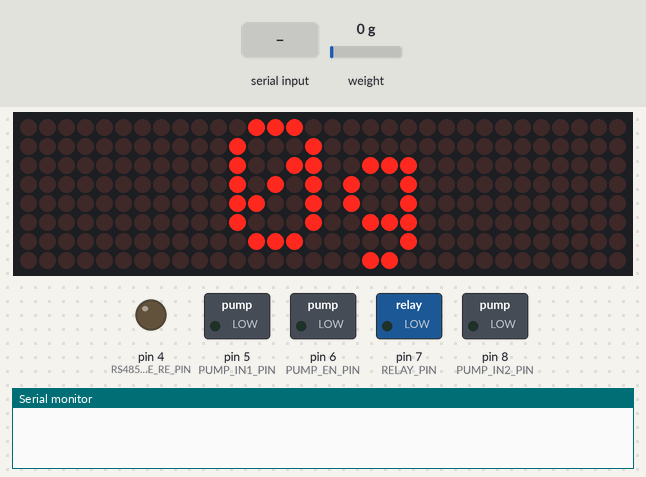
Bench run of a sketch on a simulated Arduino Uno, built with avr-gcc and run on an emulated ATmega328P. On the bench: 32×8 LED matrix, switched loads named in the sketch (green lamp = pin HIGH), output pins drawn as LEDs (lit = HIGH), the last lines printed to the serial monitor. Inputs (shaded band) come from the test bench; at power-on: weight on the scale 0 g.

Above: at 3.2 s.
3.3 s: "ON\n" received over Serial
At 3.6 s:
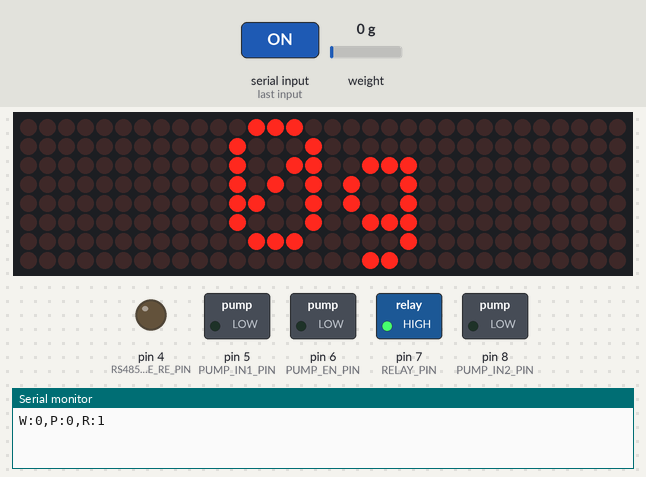
4.8 s: weight on the scale set to 100 g
At 5.15 s:
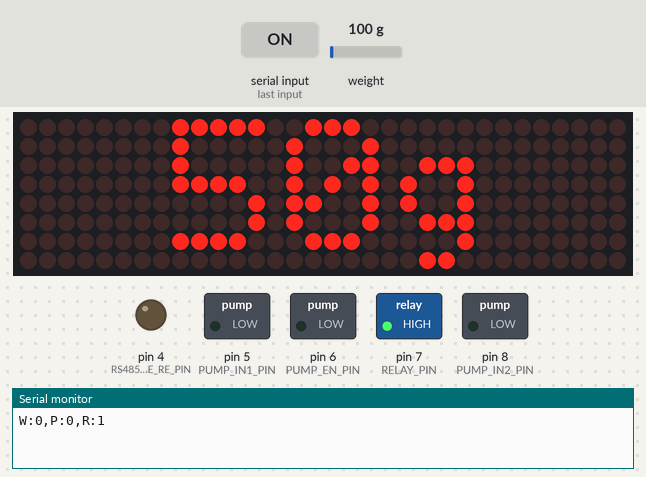
6.8 s: weight on the scale set to 1250 g
At 6.95 s:
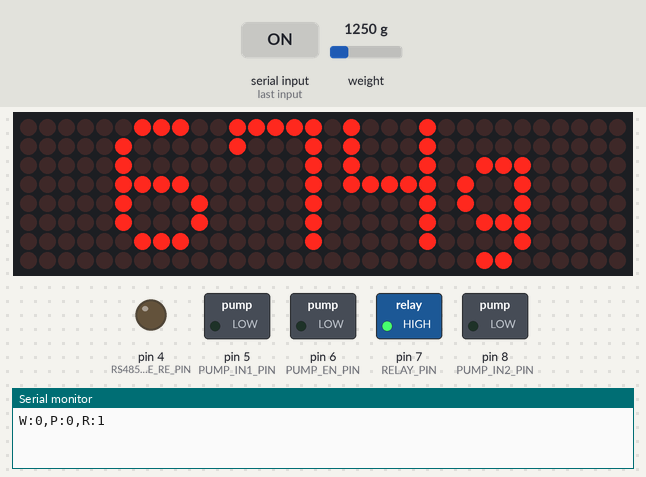
8.3 s: weight on the scale set to 2500 g
At 12.5 s:
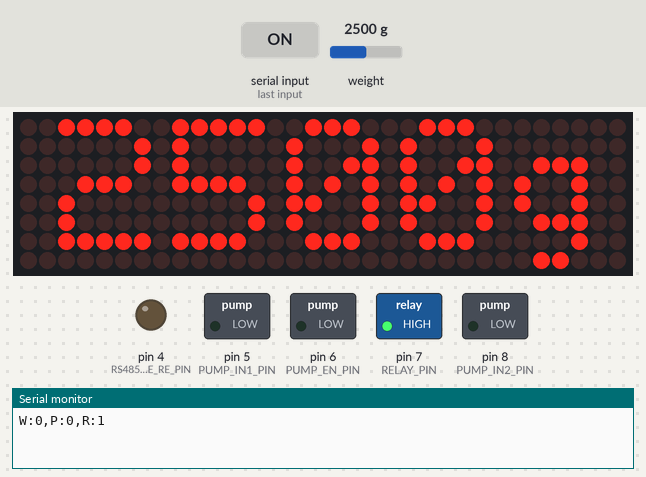
Timing chart, 0 to 12.7 s (numbered marks = the images above; inputs shaded):
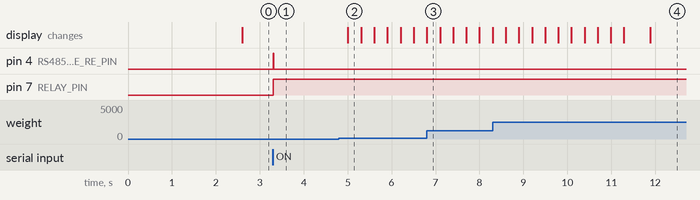

Measured:
- after the input at 3.3 s, pin 4 (RS485_DE_RE_PIN): LOW → HIGH at once, → LOW 0.01 s later; pin 7 (RELAY_PIN): LOW → HIGH at once
- after the input at 4.8 s, the display: changes after 0.21 s (image 2)

The sketch:

arduino_uno.ino
```cpp
/*
 * Smart Water Weighing System - Arduino Uno node
 * HX711 load cell, FC16 dot matrix, L298N pump driver, optional relay,
 * RS485 link to the ESP8266 node (the ESP8266 is the bus master).
 *
 * Libraries: HX711 (Bogdan Necula), MD_Parola, MD_MAX72XX
 * Disconnect the RS485 module from pins 0 and 1 while uploading.
 */

#include <SPI.h>
#include <stdio.h>
#include <stdlib.h>
#include <string.h>
#include <HX711.h>
#include <MD_Parola.h>
#include <MD_MAX72XX.h>

#define HX_DT_PIN        3
#define HX_SCK_PIN       2
#define MATRIX_CS_PIN    10
#define MATRIX_MODULES   4
#define PUMP_EN_PIN      6
#define PUMP_IN1_PIN     5
#define PUMP_IN2_PIN     8
#define RELAY_PIN        7
#define RS485_DE_RE_PIN  4

#define CAL_FACTOR       2280.0f
#define BUS_BAUD         9600
#define SAMPLE_MS        200UL
#define SENSOR_STALE_MS  2000UL
#define NOTICE_MS        2000UL
#define PUMP_TIMEOUT_MS  120000UL
#define MAX_TARGET_ML    5000

MD_Parola display(MD_MAX72XX::FC16_HW, MATRIX_CS_PIN, MATRIX_MODULES);
HX711 scale;

static float weight = 0;
static bool haveReading = false;
static bool tared = false;
static unsigned long lastReadingAt = 0;

static bool pumpRunning = false;
static float pumpStartWeight = 0;
static int targetMl = 0;
static unsigned long pumpStartedAt = 0;

static bool relayOn = false;

static char noticeText[8];
static unsigned long noticeAt = 0;
static bool noticeActive = false;

static char shown[12] = "";
static char busLine[24];
static uint8_t busLen = 0;

static void show(const char *text) {
  if (strcmp(text, shown) == 0) return;
  strncpy(shown, text, sizeof(shown) - 1);
  shown[sizeof(shown) - 1] = '\0';
  display.setTextAlignment(PA_CENTER);
  display.print(text);
}

static void setNotice(const char *text) {
  strncpy(noticeText, text, sizeof(noticeText) - 1);
  noticeText[sizeof(noticeText) - 1] = '\0';
  noticeAt = millis();
  noticeActive = true;
}

static bool sensorOk(void) {
  return haveReading && (millis() - lastReadingAt < SENSOR_STALE_MS);
}

static void startPump(int ml) {
  targetMl = ml;
  pumpStartWeight = weight;
  pumpStartedAt = millis();
  pumpRunning = true;
  digitalWrite(PUMP_IN1_PIN, HIGH);
  digitalWrite(PUMP_IN2_PIN, LOW);
  digitalWrite(PUMP_EN_PIN, HIGH);
}

static void stopPump(bool finished, const char *message) {
  digitalWrite(PUMP_EN_PIN, LOW);
  digitalWrite(PUMP_IN1_PIN, LOW);
  digitalWrite(PUMP_IN2_PIN, LOW);
  if (pumpRunning && message != NULL) setNotice(message);
  pumpRunning = false;
  if (finished) targetMl = 0;
}

static void readScale(void) {
  if (haveReading && millis() - lastReadingAt < SAMPLE_MS) return;
  if (!scale.is_ready()) return;

  if (!tared) {
    scale.tare(10);
    tared = true;
  }

  float w = scale.get_units(1);
  if (!haveReading) {
    weight = w;
    haveReading = true;
  } else {
    weight += (w - weight) * 0.5f;
  }
  lastReadingAt = millis();
}

static void checkPump(void) {
  if (!pumpRunning) return;

  if (!sensorOk()) {
    stopPump(false, "FAIL");
  } else if (weight - pumpStartWeight >= targetMl) {
    stopPump(true, "DONE");
  } else if (millis() - pumpStartedAt > PUMP_TIMEOUT_MS) {
    stopPump(false, "FAIL");
  }
}

static void updateDisplay(void) {
  char buf[12];

  if (noticeActive) {
    if (millis() - noticeAt < NOTICE_MS) {
      show(noticeText);
      return;
    }
    noticeActive = false;
  }

  if (!sensorOk()) {
    show("ERR");
    return;
  }

  if (pumpRunning) {
    int left = targetMl - (int)(weight - pumpStartWeight);
    if (left < 0) left = 0;
    snprintf(buf, sizeof(buf), "%dml", left);
  } else {
    int grams = (int)(weight + 0.5f);
    if (grams < 0) grams = 0;
    if (grams > 9999) grams = 9999;
    snprintf(buf, sizeof(buf), "%dg", grams);
  }
  show(buf);
}

static void sendStatus(void) {
  char out[32];
  int grams = -1;

  if (sensorOk()) {
    grams = (int)(weight + 0.5f);
    if (grams < 0) grams = 0;
  }

  snprintf(out, sizeof(out), "W:%d,P:%d,R:%d\n", grams, pumpRunning ? 1 : 0, relayOn ? 1 : 0);

  digitalWrite(RS485_DE_RE_PIN, HIGH);
  delayMicroseconds(200);
  Serial.print(out);
  Serial.flush();
  delay(1);
  digitalWrite(RS485_DE_RE_PIN, LOW);
}

static void handleCommand(const char *cmd) {
  if (strcmp(cmd, "ON") == 0) {
    relayOn = true;
    digitalWrite(RELAY_PIN, HIGH);
  } else if (strcmp(cmd, "OFF") == 0) {
    relayOn = false;
    digitalWrite(RELAY_PIN, LOW);
  } else if (strcmp(cmd, "STOP") == 0) {
    stopPump(false, NULL);
  } else if (strncmp(cmd, "ML:", 3) == 0) {
    int ml = atoi(cmd + 3);
    if (!pumpRunning && sensorOk() && ml > 0 && ml <= MAX_TARGET_ML) startPump(ml);
  } else if (strcmp(cmd, "R") != 0) {
    return;
  }
  sendStatus();
}

static void pollBus(void) {
  while (Serial.available() > 0) {
    char c = (char)Serial.read();
    if (c == '\n') {
      busLine[busLen] = '\0';
      if (busLen > 0) handleCommand(busLine);
      busLen = 0;
    } else if (c >= 32 && c <= 126) {
      if (busLen < sizeof(busLine) - 1) busLine[busLen++] = c;
      else busLen = 0;
    }
  }
}

void setup() {
  pinMode(RS485_DE_RE_PIN, OUTPUT);
  digitalWrite(RS485_DE_RE_PIN, LOW);

  pinMode(PUMP_EN_PIN, OUTPUT);
  pinMode(PUMP_IN1_PIN, OUTPUT);
  pinMode(PUMP_IN2_PIN, OUTPUT);
  pinMode(RELAY_PIN, OUTPUT);
  digitalWrite(RELAY_PIN, LOW);
  stopPump(false, NULL);

  Serial.begin(BUS_BAUD);

  display.begin();
  display.setIntensity(5);
  display.displayClear();
  show("READY");

  scale.begin(HX_DT_PIN, HX_SCK_PIN);
  scale.set_scale(CAL_FACTOR);
  lastReadingAt = millis();
  delay(1500);
}

void loop() {
  readScale();
  checkPump();
  updateDisplay();
  pollBus();
}
```
